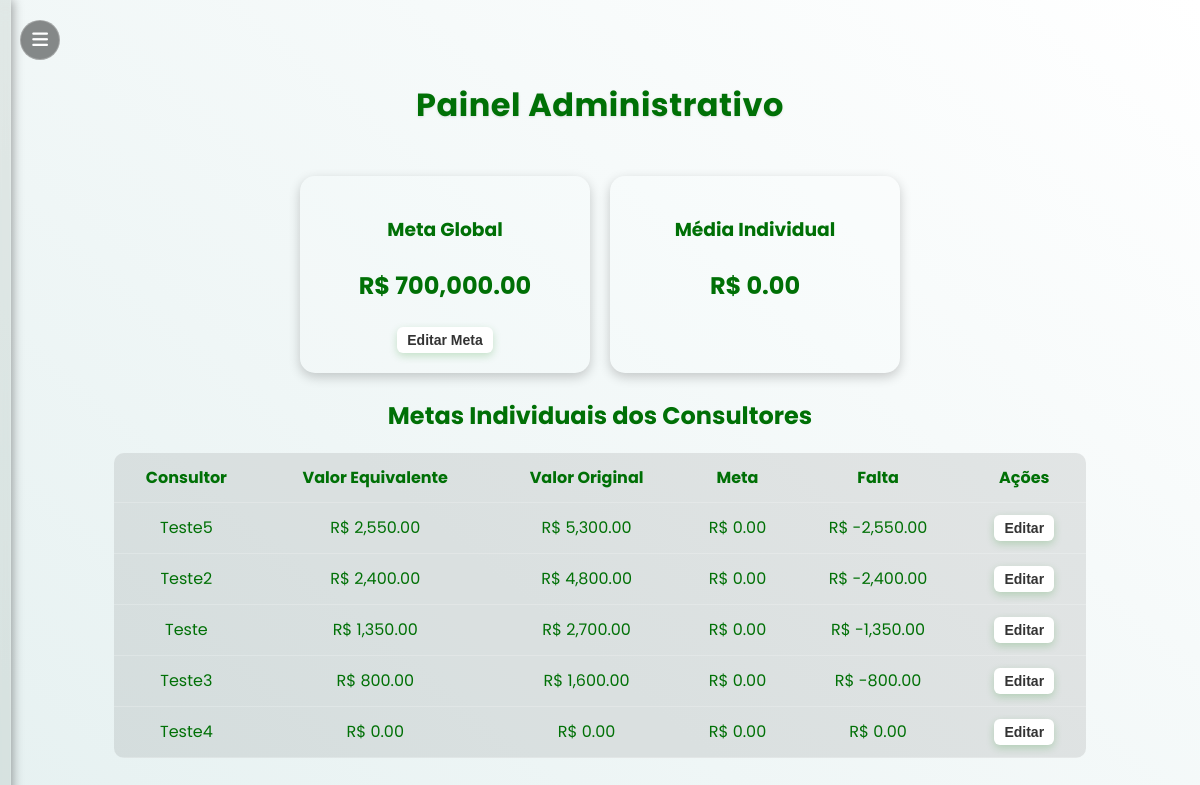
Page /painel_admin (signed in) on the committed database.
### tables this page shows
CREATE TABLE metas_globais (
                id INTEGER PRIMARY KEY AUTOINCREMENT,
                valor REAL
            );

CREATE TABLE users (
            id INTEGER PRIMARY KEY AUTOINCREMENT,
            nome TEXT UNIQUE NOT NULL,
            senha TEXT NOT NULL,
            role TEXT DEFAULT 'user'
        );

### app.py (the view)
@app.route("/painel_admin", methods=["GET"])
def painel_admin():
    if "user" not in session or session["role"] != "admin":
        return redirect(url_for("login"))
    mes = request.args.get("mes") or datetime.now().strftime("%Y-%m")
    ano, mes_num = mes.split("-")
    conn = get_conn()
    cur = conn.cursor()
    ph = "?" if isinstance(conn, sqlite3.Connection) else "%s"
    cur.execute("""
        CREATE TABLE IF NOT EXISTS metas_globais (
            id INTEGER PRIMARY KEY AUTOINCREMENT,
            valor REAL
        )
    """ if isinstance(conn, sqlite3.Connection) else """
        CREATE TABLE IF NOT EXISTS metas_globais (
            id SERIAL PRIMARY KEY,
            valor NUMERIC(12,2)
        )
    """)
    cur.execute("""
        CREATE TABLE IF NOT EXISTS metas_individuais (
            id INTEGER PRIMARY KEY AUTOINCREMENT,
            consultor TEXT UNIQUE,
            meta REAL
        )
    """ if isinstance(conn, sqlite3.Connection) else """
        CREATE TABLE IF NOT EXISTS metas_individuais (
            id SERIAL PRIMARY KEY,
            consultor TEXT UNIQUE,
            meta NUMERIC(12,2)
        )
    """)
    query = f"""
        SELECT u.nome AS consultor,
               COALESCE(SUM(p.valor_equivalente), 0) AS total_eq,
               COALESCE(SUM(p.valor_original), 0) AS total_or,
               COALESCE(m.meta, 0) AS meta,
               (COALESCE(m.meta, 0) - COALESCE(SUM(p.valor_equivalente), 0)) AS falta
        FROM users u
        LEFT JOIN propostas p
            ON u.nome = p.consultor
           AND {"strftime('%Y-%m', p.data) = ?" if isinstance(conn, sqlite3.Connection)
                else "TO_CHAR(p.data, 'YYYY-MM') = %s"}
        LEFT JOIN metas_individuais m
            ON u.nome = m.consultor
        WHERE u.role != 'admin'
        GROUP BY u.nome, m.meta
        ORDER BY total_eq DESC;
    """
    cur.execute(query, (f"{ano}-{mes_num}",))
    ranking = cur.fetchall()
    cur.execute("SELECT valor FROM metas_globais ORDER BY id DESC LIMIT 1;")
    meta_global_row = cur.fetchone()
    meta_global = meta_global_row[0] if meta_global_row else 0
    media_usuarios = (sum([r[3] or 0 for r in ranking]) / len(ranking)) if ranking else 0
    conn.close()
    return render_template("painel_admin.html", ranking=ranking, meta_global=meta_global,
                           media_usuarios=media_usuarios, mes_atual=mes)

### app.py (called while the page is built)
def get_conn():
    if DATABASE_URL and psycopg2:
        return psycopg2.connect(DATABASE_URL, sslmode="require")
    else:
        return sqlite3.connect(LOCAL_DB, check_same_thread=False)

### templates/painel_admin.html (shortened to what this page needs)
{% extends "base.html" %}
{% block content %}
<div class="painel-admin">
  <div class="topo-admin">
    <h1>Painel Administrativo</h1>
  </div>
  <div class="box-metas">
    <div class="card-meta">
      <h3>Meta Global</h3>
      <p class="valor">R$ {{ "{:,.2f}".format(meta_global or 0) }}</p>
      <button class="btn-editar" onclick="abrirMetaGlobal()">Editar Meta</button>
    </div>
    <div class="card-meta">
      <h3>Média Individual</h3>
      <p class="valor">R$ {{ "{:,.2f}".format(media_usuarios or 0) }}</p>
    </div>
  </div>
  <div class="tabela-admin">
    <h2>Metas Individuais dos Consultores</h2>
    <table>
      <thead>
        <tr>
          <th>Consultor</th>
          <th>Valor Equivalente</th>
          <th>Valor Original</th>
          <th>Meta</th>
          <th>Falta</th>
          <th>Ações</th>
        </tr>
      </thead>
      <tbody>
        {% for linha in ranking %}
        <tr>
          <td>{{ linha[0] }}</td>
          <td>R$ {{ "{:,.2f}".format(linha[1] or 0) }}</td>
          <td>R$ {{ "{:,.2f}".format(linha[2] or 0) }}</td>
          <td>R$ {{ "{:,.2f}".format(linha[3] or 0) }}</td>
          <td>R$ {{ "{:,.2f}".format(linha[4] or 0) }}</td>
          <td>
            <button class="btn-editar" onclick="abrirMeta('{{ linha[0] }}', '{{ linha[3] or 0 }}')">Editar</button>
          </td>
        </tr>
        {% endfor %}
      </tbody>
    </table>
  </div>
</div>
{% endblock %}

### templates/base.html (shortened to what this page needs)
<!DOCTYPE html>
<html lang="pt-BR">
<head>
    <link rel="stylesheet" href="{{ url_for('static', filename='style.css') }}">
    <link rel="stylesheet" href="https://cdnjs.cloudflare.com/ajax/libs/font-awesome/6.5.0/css/all.min.css">
</head>
<body class="pagina">
    <button class="menu-toggle" id="menuToggle">
        <i class="fa-solid fa-bars"></i>
    </button>
    <div class="sidebar" id="sidebar">
    </div>
    <div class="content">
        {% block content %}{% endblock %}
    </div>
</body>
</html>

### static/style.css (style rules this page uses)
:root { --gradiente-inicio: #e6f1f1; --gradiente-fim: #ffffff; --cor-texto: #007006; --bg-container: rgba(255, 255, 255, 0.12); --bg-input: rgba(255, 255, 255, 0.15); }
body.pagina { background: linear-gradient(40deg, var(--gradiente-inicio), var(--gradiente-fim)); font-family: 'Poppins', sans-serif; color: var(--cor-texto); min-height: 100vh; margin: 0; transition: 0.4s ease; font-family: 'Poppins', sans-serif !important; overflow-y: auto; font-family: 'Poppins', sans-serif !important; }
.sidebar { width: 230px; height: 100vh; position: fixed; left: 0; top: 0; background: rgba(0, 40, 12, 0.068); backdrop-filter: blur(15px); -webkit-backdrop-filter: blur(15px); display: flex; flex-direction: column; justify-content: space-between; padding: 25px 20px; border-right: 1px solid rgba(255, 255, 255, 0.13); box-shadow: 2px 0 10px rgba(0, 0, 0, 0.35); transform: translateX(-260px); transition: transform 0.35s ease; z-index: 998; padding-bottom: 20px; }
.menu-toggle { position: fixed; top: 20px; left: 20px; z-index: 2001; width: 40px; height: 40px; border-radius: 25px; background: rgba(0, 0, 0, 0.45); border: 1px solid rgba(255, 255, 255, 0.25); display: flex; align-items: center; justify-content: center; cursor: pointer; font-size: 18px; color: white; transition: 0.3s ease; }
.content { margin-left: 0; transition: margin-left 0.4s; padding: 60px; text-align: center; }
.btn-editar, .btn-excluir { padding: 6px 10px; border-radius: 8px; text-decoration: none; color: white; font-size: 14px; margin: 0 3px; transition: 0.3s; }
.btn-editar { background-color: #009900; }
.painel-admin { width: 90%; margin: auto; color: var(--cor-texto); }
.topo-admin { display: flex; justify-content: center; align-items: center; margin-bottom: 25px; }
.topo-admin h1 { text-align: center; font-weight: 700; color: var(--cor-texto); letter-spacing: 0.5px; text-shadow: 0 1px 3px rgba(0, 0, 0, 0.1); }
.btn-filtrar, .btn-editar { background: linear-gradient(90deg, #009b2d, #00c447); border: none; border-radius: 8px; color: var(--cor-texto); font-weight: 600; cursor: pointer; padding: 6px 14px; box-shadow: 0 3px 8px rgba(0, 128, 0, 0.2); transition: background 0.2s, transform 0.15s ease; }
.box-metas { display: flex; gap: 20px; flex-wrap: wrap; justify-content: center; margin-bottom: 25px; }
.card-meta { background: rgba(255, 255, 255, 0.1); padding: 20px; border-radius: 15px; min-width: 250px; text-align: center; box-shadow: 0 4px 12px rgba(0, 0, 0, 0.2); }
.card-meta h3 { margin-bottom: 8px; }
.card-meta .valor { font-size: 24px; font-weight: bold; }
.tabela-admin table { width: 100%; border-collapse: collapse; background: rgba(100, 100, 100, 0.144); border-radius: 10px; overflow: hidden; }
.tabela-admin th, .tabela-admin td { padding: 12px; text-align: center; border-bottom: 1px solid rgba(255, 255, 255, 0.2); }
.btn-editar { background: #fff; color: #333; border: none; padding: 5px 10px; border-radius: 6px; cursor: pointer; transition: 0.3s; }

### rows in the picture
metas_globais: valor "700,000.00"
users: nome "Teste5", linha "2,550.00", linha "5,300.00", linha "0.00", linha "-2,550.00"
users: nome "Teste2", linha "2,400.00", linha "4,800.00", linha "0.00", linha "-2,400.00"
users: nome "Teste", linha "1,350.00", linha "2,700.00", linha "0.00", linha "-1,350.00"
users: nome "Teste3", linha "800.00", linha "1,600.00", linha "0.00", linha "-800.00"
users: nome "Teste4", linha "0.00"

### other values in the picture
{{ "{:,.2f}".format(media_usuarios or 0) }} "0.00"
